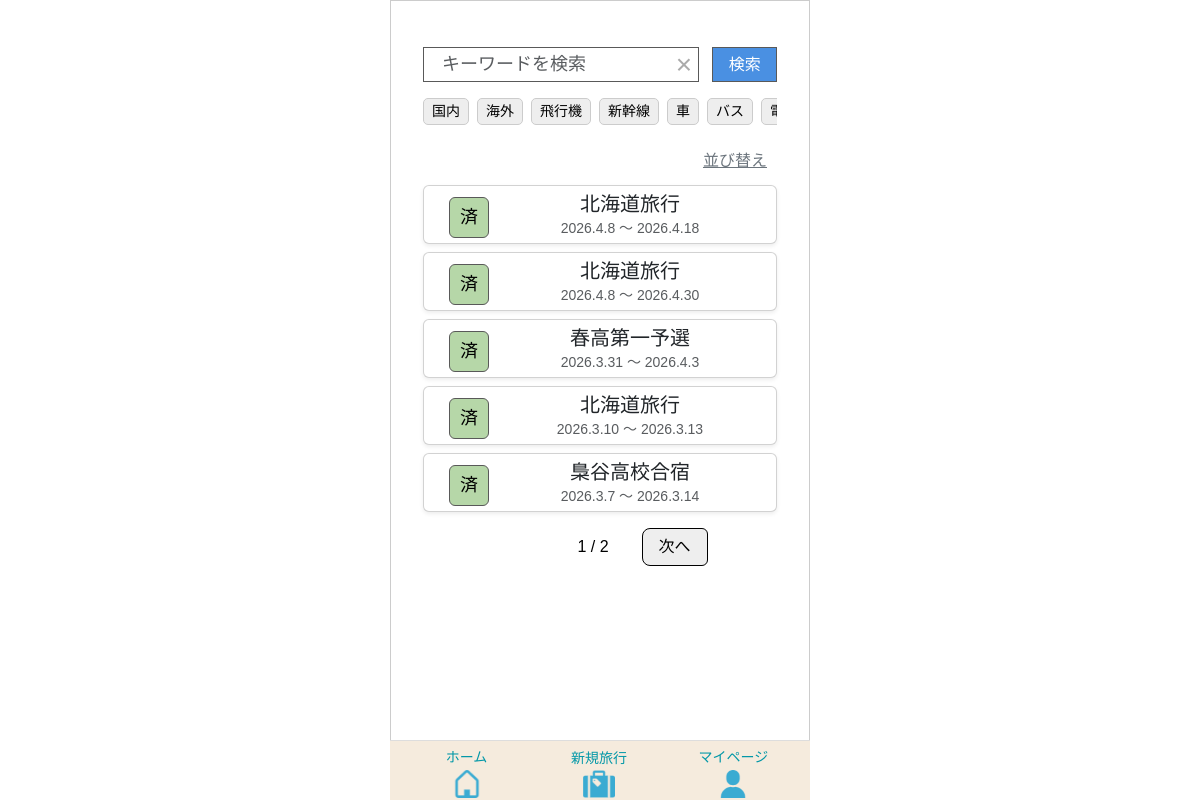
The app's page /tabipre/home/ (signed in), older data.
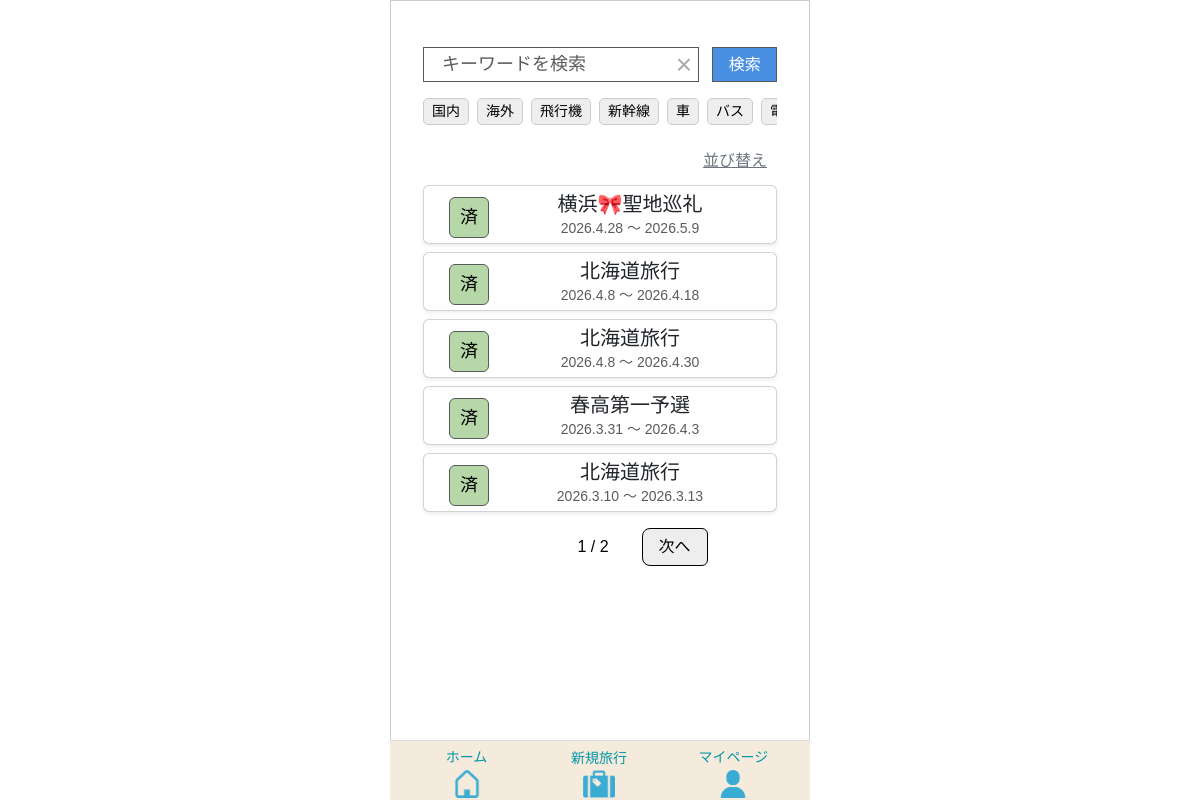
The same page, newer data.
### app/models/travel.py (models this page shows, shortened)
class Transport(models.Model):
    class TransportType(models.IntegerChoices):
     AIRPLANE   = 0, _("飛行機")
     SHINKANSEN = 1, _("新幹線")
     CAR        = 2, _("車")
     BUS        = 3, _("バス")
     TRAIN      = 4, _("電車")
     OTHER      = 5, _("その他")
    transport_id = models.AutoField(
        primary_key=True,
        verbose_name=_("交通手段ID")
    )
    transport_type = models.IntegerField(
    choices=TransportType.choices,
    verbose_name=_("交通手段")
    )
    created_at = models.DateTimeField(
        auto_now_add=True,
        verbose_name=_("作成日")
    )
    updated_at = models.DateTimeField(
       auto_now=True,
        verbose_name=_("更新日")
    )
    class Meta:
        verbose_name = _("交通手段")
        verbose_name_plural = _("交通手段")

class Travel_info(models.Model):
    class LocationType(models.IntegerChoices):
        DOMESTIC = 0, _("国内")
        OVERSEAS = 1, _("海外")
    class StatusType(models.IntegerChoices):
        NOT_DONE  = 0, _("未")
        COMPLETE  = 1, _("完")
        PROCESSED = 2, _("済")
    travel_info_id = models.AutoField(
        primary_key=True,
        verbose_name=_("旅行情報ID")
    )
    user = models.ForeignKey(
        settings.AUTH_USER_MODEL,
        on_delete=models.CASCADE,
        verbose_name=_("ユーザーID")
    )
    travel_title = models.CharField(
        max_length=100,
        verbose_name=_("旅行タイトル")
    )
    start_date = models.DateField(
        verbose_name=_("開始日")
    )
    end_date = models.DateField(
        verbose_name=_("終了日")
    )
    location = models.IntegerField(
        choices=LocationType.choices,
        verbose_name=_("場所"),
    )
    memo = models.CharField(
        max_length=230,
        blank=True,
        verbose_name=_("メモ")
    )
    status = models.IntegerField(
        choices=StatusType.choices,
        default=0,
        verbose_name=_("ステータス")
    )
    transport = models.ManyToManyField(
        "Transport",
        through="Travelmode",
        verbose_name=_("交通手段")
    )
    created_at = models.DateTimeField(
        auto_now_add=True,
        verbose_name=_("作成日")
    )
    updated_at = models.DateTimeField(
       auto_now=True,
        verbose_name=_("更新日")
    )
    class Meta:
        verbose_name = _("旅行情報")
        verbose_name_plural = _("旅行情報")

### app/views/home.py (the view)
# urls.py: path('tabipre/home/', HomeView.as_view(), name='home'),
class HomeView(LoginRequiredMixin, TemplateView):
    template_name = "home/home.html"
    login_url = "/"
    def get(self, request, *args, **kwargs):
        if request.session.get("creating_travel"):
            Template.objects.filter(
                travel_info__isnull=True,
                user=request.user
            ).delete()
            request.session["creating_travel"] = False
        keyword = request.GET.get("keyword", "")
        travel_type = request.GET.getlist("travel_type")
        transport_filter = [t for t in request.GET.getlist("transport") if t]
        sort = request.GET.get("sort", "")
        travels = Travel_info.objects.filter(
            user=request.user
        )
        if keyword:
            travels = travels.filter(travel_title__icontains=keyword)
        if travel_type:
            travels = travels.filter(location__in=travel_type)
        if transport_filter:
            travels = travels.filter(
                transport__transport_type__in=transport_filter
            )
        travels = travels.distinct()
        today = timezone.now().date()
        completed_travel_ids = (
            TravelItem.objects
            .filter(travel_category__template__travel_info__user=request.user)
            .values("travel_category__template__travel_info")
            .annotate(
                total=Count("id"),
                done=Count("id", filter=Q(item_checked=1))
            )
            .filter(total=F("done"))
            .values_list("travel_category__template__travel_info", flat=True)
        )
        travels = travels.annotate(
            display_status=Case(
                When(end_date__lt=today, then=Value("済")),
                When(travel_info_id__in=completed_travel_ids, then=Value("完")),
                default=Value("未"),
                output_field=CharField()
            )
        )
        travels = travels.annotate(
            status_order=Case(
                When(display_status="完", then=0),
                When(display_status="未", then=1),
                When(display_status="済", then=2),
                default=3,
                output_field=IntegerField(),
            )
        )
        if sort == "title_asc":
            travels = travels.order_by("travel_title")
        elif sort == "title_desc":
            travels = travels.order_by("-travel_title")
        elif sort == "date_asc":
            travels = travels.order_by("start_date")
        elif sort == "date_desc":
            travels = travels.order_by("-start_date")
        else:
            travels = travels.order_by("status_order", "-start_date")
        paginator = Paginator(travels, 5)
        page = request.GET.get("page")
        travels_page = paginator.get_page(page)
        tags = Transport.objects.exclude(
            transport_type=Transport.TransportType.OTHER
        )
        return render(request, self.template_name, {
            "travels": travels_page,
            "keyword": keyword,
            "tags": tags,
            "travel_type": travel_type,
            "transport": transport_filter,
            "sort": sort,
        })

### templates/home/home.html (shortened to what the changed rows need)
{% extends 'base.html' %}
{% load static %}
{% block extra_css %}
{{ block.super }}
<link rel="stylesheet" href="{% static 'tabipre/css/home.css' %}">
{% endblock %}
{% block content %}
<div class="container mt-3">
    <div class="d-flex flex-row flex-nowrap overflow-auto mt-1 mb-2 tag-scroll">
        <a href="#"
           class="tag-badge {% if '0' in travel_type %}selected{% endif %}"
           data-type="travel_type" data-value="0">国内</a>
        <a href="#"
           class="tag-badge {% if '1' in travel_type %}selected{% endif %}"
           data-type="travel_type" data-value="1">海外</a>
        {% for tag in tags %}
            <a href="#"
               class="tag-badge {% if tag.transport_type|stringformat:'s' in transport %}selected{% endif %}"
               data-type="transport"
               data-value="{{ tag.transport_type }}">
                {{ tag.get_transport_type_display }}
            </a>
        {% endfor %}
    </div>
    {% for t in travels %}
        <a href="{% url 'app:travel_detail' t.travel_info_id %}" class="text-decoration-none text-dark">
            <div class="card mb-2 shadow-sm">
                <div class="card-body d-flex align-items-center">
                    <div class="align-items-center">
                        {% if t.display_status == "未" %}
                            <span class="badge-t status-mi">未</span>
                        {% elif t.display_status == "完" %}
                            <span class="badge-t status-kan">完</span>
                        {% elif t.display_status == "済" %}
                            <span class="badge-t status-zumi">済</span>
                        {% endif %}
                    </div>
                    <div class="flex-grow-1 d-flex flex-column justify-content-center text-center">
                        <h5 class="card-title">{{ t.travel_title }}</h5>
                        <p class="card-text text-muted">
                            {{ t.start_date|date:"Y.n.j" }} 〜 {{ t.end_date|date:"Y.n.j" }}
                        </p>
                    </div>
                </div>
            </div>
        </a>
    {% empty %}
        <p class="text-center text-muted">該当する旅行がありません</p>
    {% endfor %}
</div>
{% endblock %}

Row changes from the older to the newer data that the page shows:
no longer on this page (row unchanged): Travel_info: shows "済", travel_title "梟谷高校合宿", start_date "2026.3.7", end_date "2026.3.14"
added Travel_info: shows "済", travel_title "横浜🎀聖地巡礼", start_date "2026.4.28", end_date "2026.5.9"
